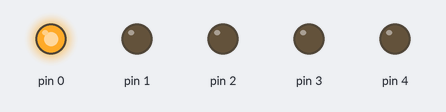
A sketch run on a simulated Arduino Uno, built with avr-gcc and run on an emulated ATmega328P. Shown: output pins drawn as LEDs (lit = HIGH).

Above: at 0.05 s.
At 0.65 s:
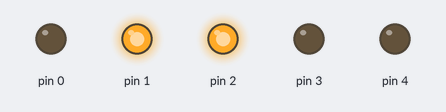
At 0.95 s:
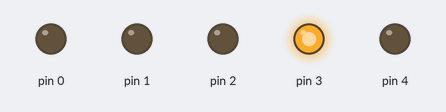
At 1.45 s:
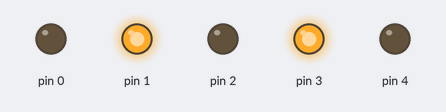
At 2.25 s:
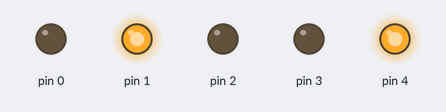
At 2.85 s:
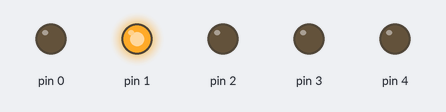
Timing chart, 0 to 3.1 s (numbered marks = the images above):
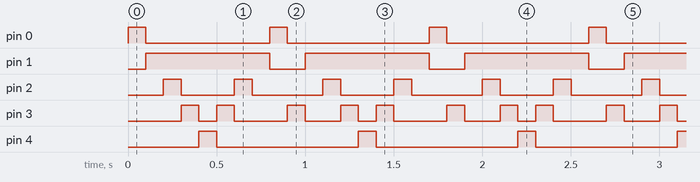

Measured:
- by itself, pin 0, pin 4: alternates HIGH for 0.10 s and LOW for 0.80 s
- by itself, pin 1: alternates HIGH for 0.70 s and LOW for 0.20 s
- by itself, pin 2: repeats every 0.90 s: LOW 0.30 s, HIGH 0.10 s, LOW 0.40 s, HIGH 0.10 s
- by itself, pin 3: repeats every 0.90 s: LOW 0.10 s, HIGH 0.10 s, LOW 0.30 s, HIGH 0.10 s, LOW 0.20 s, HIGH 0.10 s

The sketch:

POV.ino
```cpp
void setup()
{
  pinMode(0, OUTPUT);
  pinMode(1, OUTPUT);
  pinMode(2, OUTPUT);
  pinMode(3, OUTPUT);
  pinMode(4, OUTPUT);
}

const int datas[] PROGMEM= {
  HIGH, LOW , LOW , LOW , LOW ,
  LOW , HIGH, LOW , LOW , LOW ,
  LOW , HIGH, HIGH, LOW , LOW ,
  LOW , HIGH, LOW , HIGH, LOW ,
  LOW , HIGH, LOW , LOW , HIGH,
  LOW , HIGH, LOW , HIGH, LOW ,
  LOW , HIGH, HIGH, LOW , LOW ,
  LOW , HIGH, LOW , LOW , LOW ,
  HIGH, LOW , LOW , LOW , LOW
};

int index = 0;

void loop()
{
  for (int i=0; i<5; i++) {
    digitalWrite( i, datas[i + (index * 5)] );
//    digitalWrite( i, LOW );
  }

  if (index >= 9) index = 0;

//  digitalWrite( index, HIGH );

  index++;

  delay(100);
}
```
